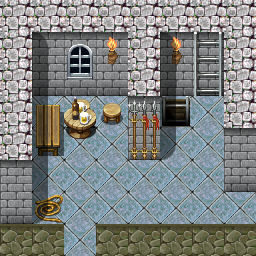

The image is a tile-based game level rendered from a .tmx file. Its description and source (layers, tilesets, objects; grid data summarised) follow:
An orthogonal 8x8 tile map with 32x32 px tiles, 3 tile layers (Ground, Objects, Above), 1 hidden layer not drawn, 12 tilesets and 8 objects (4x mapchange, 2x spawn, 2x key).

<map version="1.0" orientation="orthogonal" width="8" height="8" tilewidth="32" tileheight="32">
    <tileset firstgid="1" name="map_29" tilewidth="32" tileheight="32">
        <image source="../drawable/map_29.png" />
    </tileset>
    <tileset firstgid="65" name="map_7" tilewidth="32" tileheight="32">
        <image source="../drawable/map_7.png" />
    </tileset>
    <tileset firstgid="129" name="map_22" tilewidth="32" tileheight="32">
        <image source="../drawable/map_22.png" />
    </tileset>
    <tileset firstgid="193" name="map_12" tilewidth="32" tileheight="32">
        <image source="../drawable/map_12.png" />
    </tileset>
    <tileset firstgid="257" name="map_9" tilewidth="32" tileheight="32">
        <image source="../drawable/map_9.png" />
    </tileset>
    <tileset firstgid="321" name="map_8" tilewidth="32" tileheight="32">
        <image source="../drawable/map_8.png" />
    </tileset>
    <tileset firstgid="385" name="map_27" tilewidth="32" tileheight="32">
        <image source="../drawable/map_27.png" />
    </tileset>
    <tileset firstgid="449" name="map_1" tilewidth="32" tileheight="32">
        <image source="../drawable/map_1.png" />
    </tileset>
    <tileset firstgid="513" name="map_33" tilewidth="32" tileheight="32">
        <image source="../drawable/map_33.png" />
    </tileset>
    <tileset firstgid="577" name="map_25" tilewidth="32" tileheight="32">
        <image source="../drawable/map_25.png" />
    </tileset>
    <tileset firstgid="641" name="map_2" tilewidth="32" tileheight="32">
        <image source="../drawable/map_2.png" />
    </tileset>
    <tileset firstgid="705" name="map_0" tilewidth="32" tileheight="32">
        <image source="../drawable/map_0.png" />
    </tileset>
    <layer name="Ground" width="8" height="8">
        <data>[64 cells, 64 non-empty, 5 distinct tile ids]</data>
    </layer>
    <layer name="Objects" width="8" height="8">
        <data>[64 cells, 15 non-empty, 14 distinct tile ids]</data>
    </layer>
    <layer name="Above" width="8" height="8">
        <data>[64 cells, 10 non-empty, 3 distinct tile ids]</data>
    </layer>
    <layer name="Walkable" width="8" height="8" visible="0">
        <data>[64 cells, 39 non-empty, 1 distinct tile ids]</data>
    </layer>
    <objectgroup name="Mapevents" visible="0">
        <object name="up" type="mapchange" x="192" y="32" width="32" height="32">
            <properties>
                <property name="map" value="guynmart_tower_3" />
                <property name="place" value="down" />
            </properties>
        </object>
        <object name="down" type="mapchange" x="160" y="96" width="32" height="32">
            <properties>
                <property name="map" value="guynmart_tower_1" />
                <property name="place" value="up" />
            </properties>
        </object>
        <object name="bridge" type="mapchange" x="224" y="192" width="32" height="32">
            <properties>
                <property name="map" value="guynmart" />
                <property name="place" value="bridge_left" />
            </properties>
        </object>
        <object name="wall" type="mapchange" x="64" y="224" width="32" height="32">
            <properties>
                <property name="map" value="guynmart" />
                <property name="place" value="wall" />
            </properties>
        </object>
    </objectgroup>
    <objectgroup name="Spawn" visible="0">
        <object name="guynmart_wguard3" type="spawn" x="32" y="96" width="96" height="128">
            <properties>
                <property name="quantity" value="2" />
                <property name="spawngroup" value="guynmart_wguard" />
            </properties>
        </object>
        <object name="guynmart_rob4" type="spawn" x="128" y="160" width="32" height="32">
            <properties>
                <property name="active" value="false" />
                <property name="spawngroup" value="guynmart_rob4" />
            </properties>
        </object>
    </objectgroup>
    <objectgroup name="Keys">
        <object name="guynmart:110" type="key" x="160" y="96" width="32" height="32">
            <properties>
                <property name="phrase" value="guynmart_key_tower1" />
                <property name="requireId" value="guynmart" />
                <property name="requireType" value="questProgress" />
                <property name="requireValue" value="110" />
            </properties>
        </object>
        <object name="guynmart:163" type="key" x="64" y="224" width="32" height="32">
            <properties>
                <property name="phrase" value="guynmart_key_tower1_10" />
                <property name="requireId" value="guynmart" />
                <property name="requireType" value="questProgress" />
                <property name="requireValue" value="163" />
            </properties>
        </object>
    </objectgroup>
    <objectgroup name="Replace" visible="0" />
</map>
